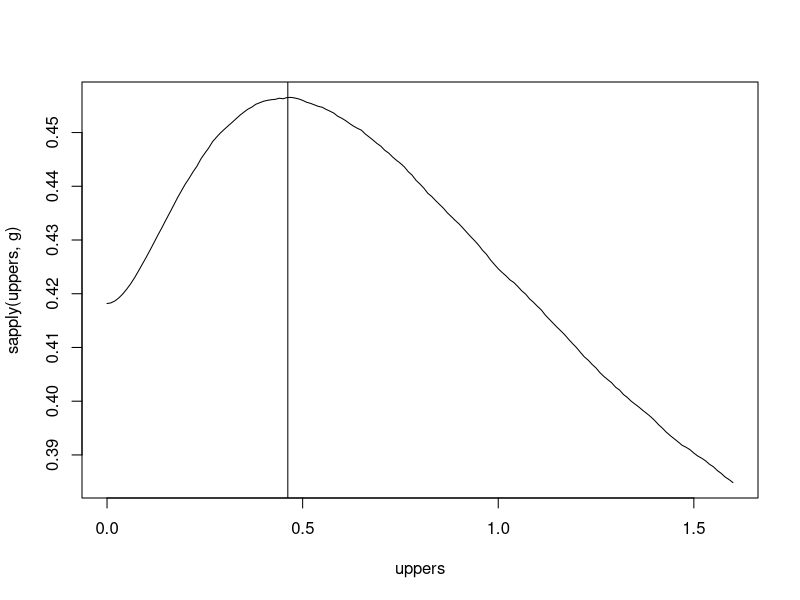
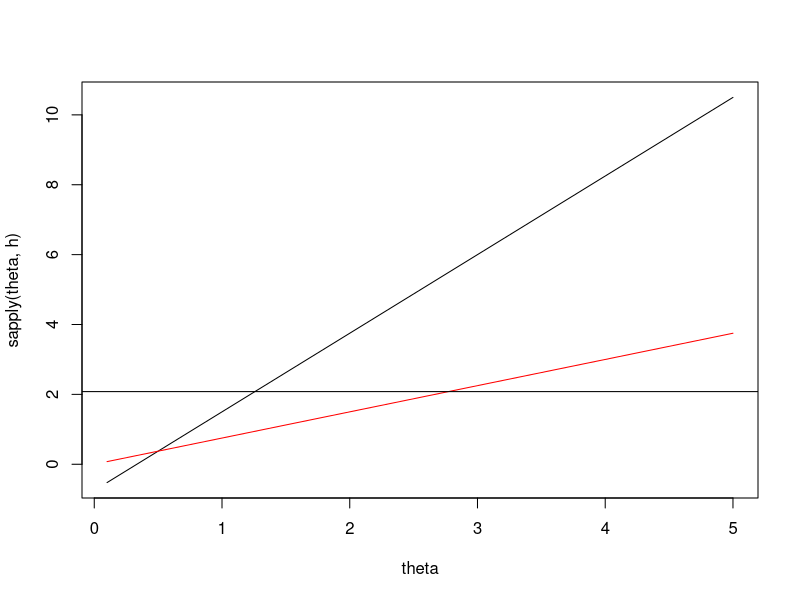
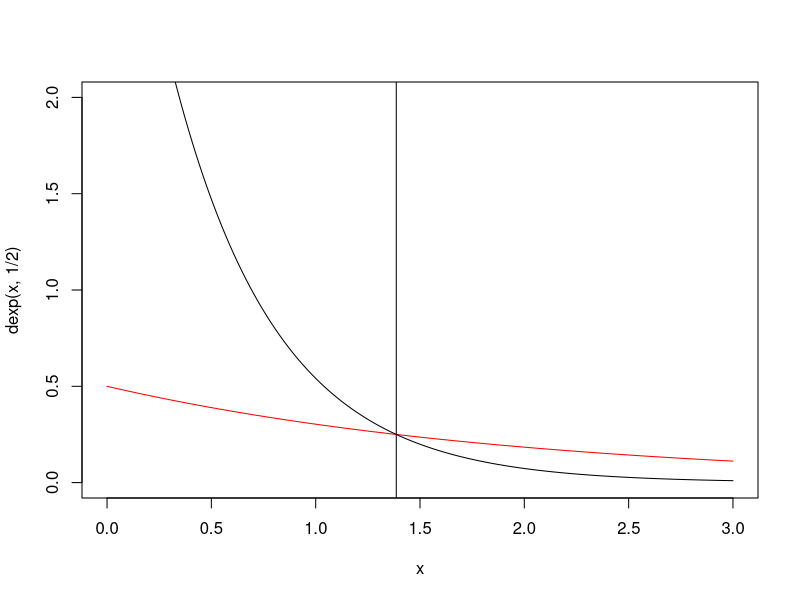
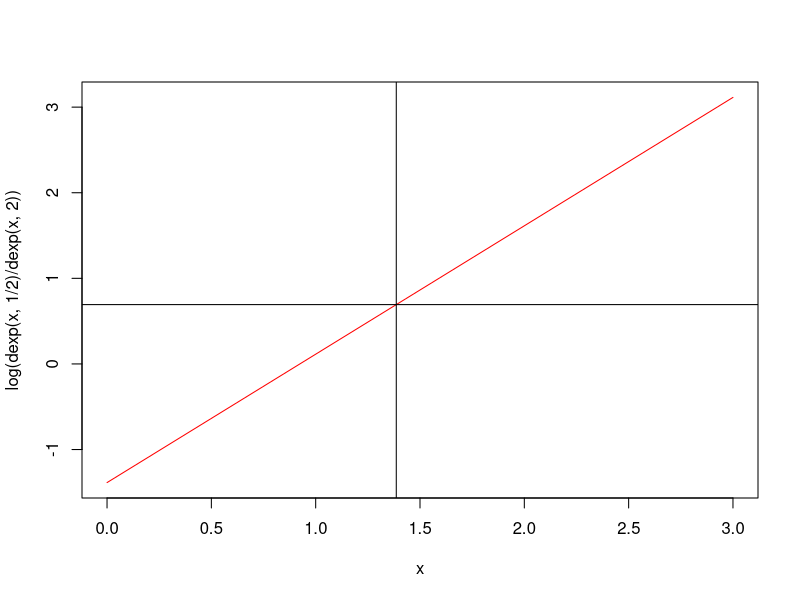
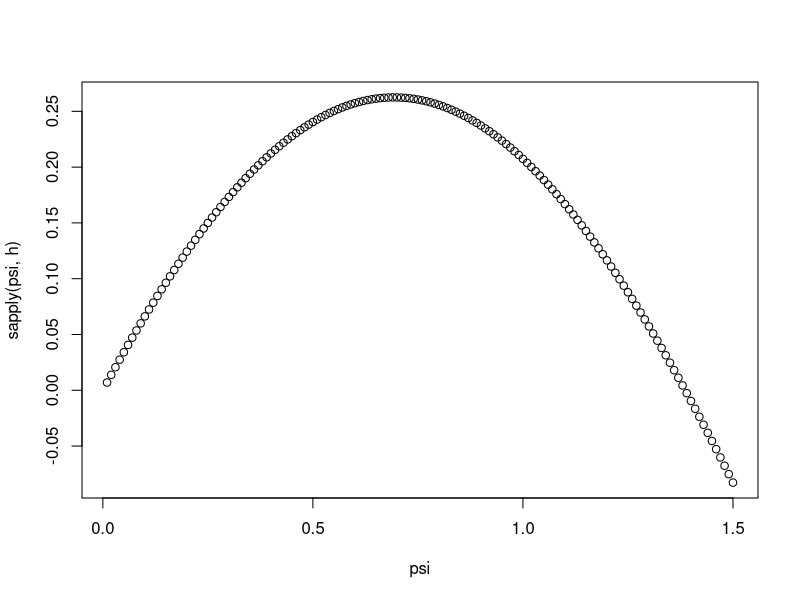
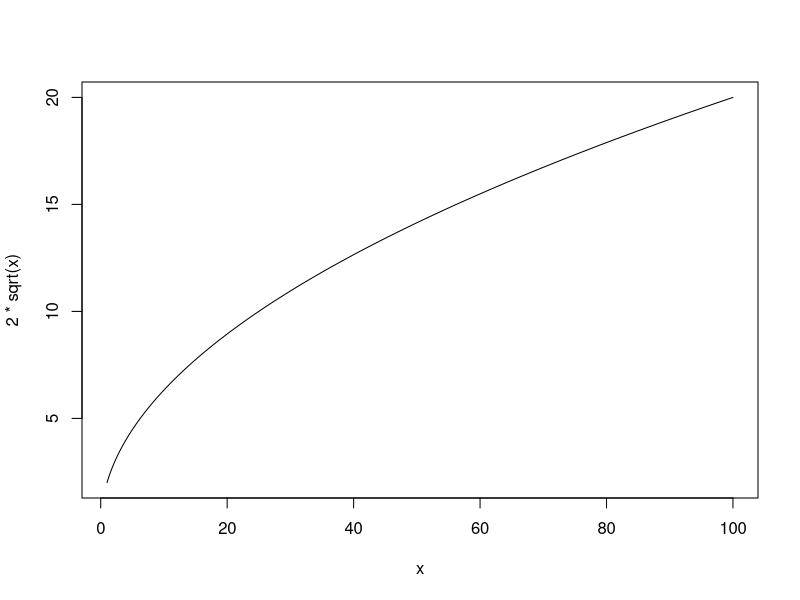
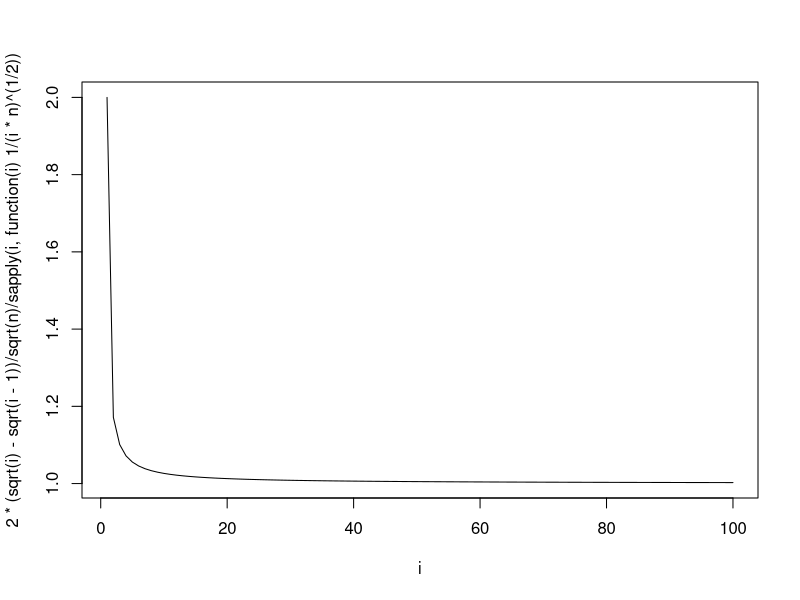

R code for these plots, in order:
lambda <- 3
theta <- rexp(50000, lambda)
z <- rbinom(50000, 1, 0.5)
psi <- 0.5 * theta + z * 3/2*theta
#plot(theta, psi)
#abline(a = 0, b = 1)

#x <- psi[z == 0]
#AIC(univariateML::mlexp(x))
#AIC(univariateML::mlgamma(x))
#AIC(univariateML::mlgumbel(x))



uppers <- seq(0.0, log(5), by = 0.01)
g <- \(upper) {
  indices = psi < upper
  mean(psi * (1- indices) + theta * (indices))
}
plot(uppers, sapply(uppers, g), type = "l")
abline(v = log(4)/lambda)

theta <- seq(0.1, 5, by = 0.01)
h <-\(theta) (log(16) - theta)/(theta*3)
h <-\(theta) 3/4*(3*theta - 1)
hh <- \(theta) 3/4*(theta)
plot(theta, sapply(theta, h), type = "l")
lines(theta, sapply(theta, hh), type = "l", col = "red")
abline(h = log(8))

#plot(dexp(psi, 0.5) / (dexp(psi, 2) + dexp(psi, 0.5)))

mean((dexp(psi, 0.5) / (dexp(psi, 2) + dexp(psi, 0.5)) -z)^2)

x <- seq(0, 3, by = 0.01)

plot(x, dexp(x, 1/2), type = "l", ylim = c(0, 2), col = "red")
lines(x, 2*dexp(x, 2), type = "l")
abline(v = log(4))

plot(x, log(dexp(x, 1/2)/dexp(x, 2)), type = "l", col = "red")
abline(h = log(2))
abline(v = log(4))

pexp(2/3*log(4))
pexp(2/3*log(4))


upper <-  log(4)
a <- integrate(\(x) dexp(x, 2) * (3/2 * dexp(x, 2)/(dexp(x, 1/2) + dexp(x, 2))*x + 0.5*x), 0, upper)$value
b <- integrate(\(x) dexp(x, 1/2) * (3/2 * dexp(x, 2)/(dexp(x, 1/2) + dexp(x, 2))*x + 0.5*x), 0,  upper)$value
c <- integrate(\(x) dexp(x, 1/2) * x,  upper, Inf)$value
d <- integrate(\(x) dexp(x, 2) * x,  upper, Inf)$value
(a+b)/2 + (c+d) / 2

upper <-  log(4)
a <- integrate(\(x) dexp(x, 2) * (3/2 * dexp(x, 2)/(dexp(x, 1/2) + dexp(x, 2))*x - 0.5*x), 0, upper)$value
b <- integrate(\(x) dexp(x, 1/2) * (3/2 * dexp(x, 2)/(dexp(x, 1/2) + dexp(x, 2))*x - 0.5*x), 0,  upper)$value
(a+b)/2 + 5/4


##
g <- \(upper) {
  indices = psi < upper
  mean(psi * (1- indices) + theta * (indices))
}
indices = psi < upper
mean(psi * (1- indices) + theta * (indices))


h <- \(psi) {
  3/2 * dexp(psi, 2)/(dexp(psi, 1/2) + dexp(psi, 2))*psi - 0.5*psi
}

psi <- seq(0.01, 1.5, by = 0.01)
plot(psi, sapply(psi, h))

x <- seq(1, 100, by = 0.1)
plot(x, 2*sqrt(x), type = "l")
n <- 100
i <- seq(1, n)
plot(i, 2*(sqrt(i) - sqrt(i-1))/sqrt(n) / sapply(i, \(i) 1/(i * n)^(1/2)), type = "l")
lines(i, sapply(i, \(i) 1/(i * n)^(1/2)), col = "red")





